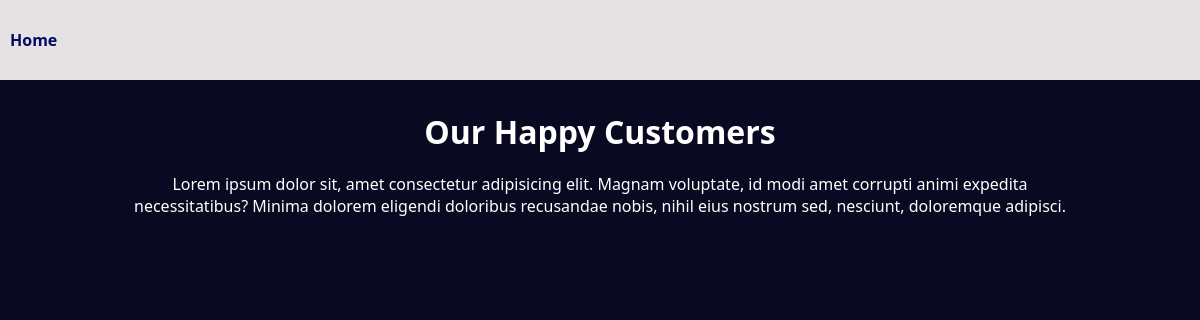
Page /feedback_page/ on the earlier database version.
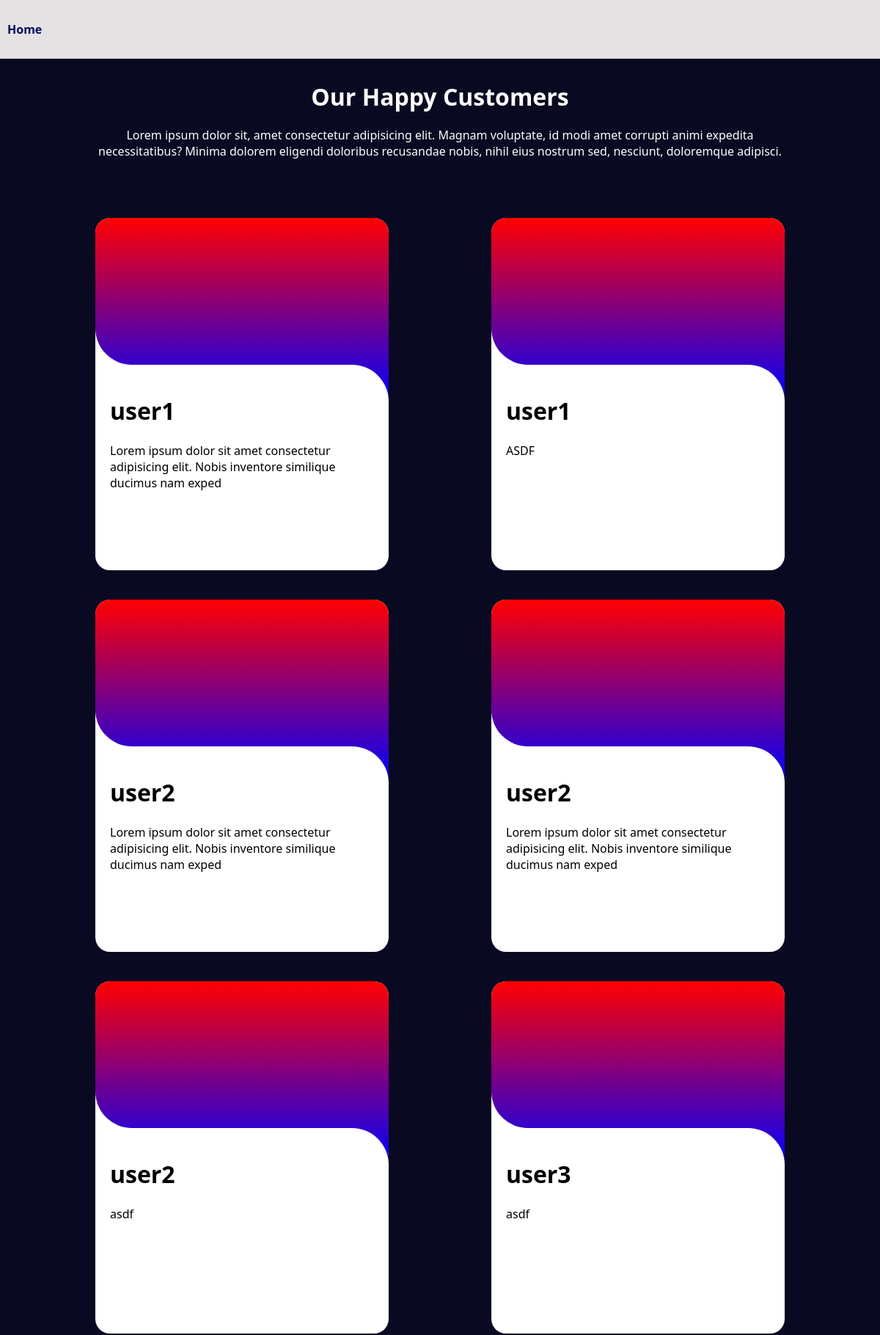
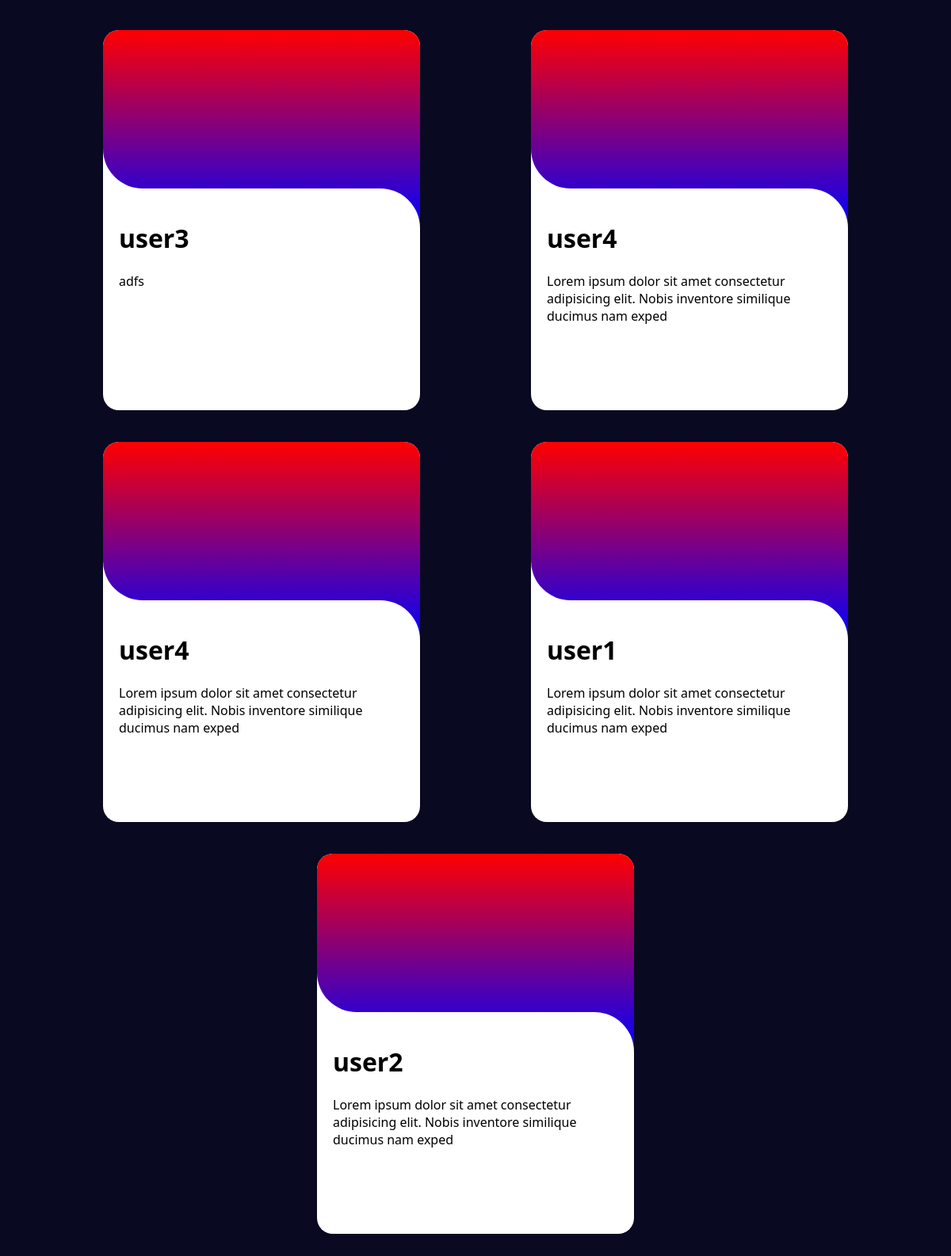
Same page on the later database version (2 pictures, top to bottom).
### admin_app/models.py (models this page shows, shortened)
class Feedback(models.Model):
  customer_name = models.CharField(max_length=25)
  feedback = models.CharField(max_length=250)

### admin_app/views.py (the view)
# urls.py: path('feedback_page/', feedback_page, name='feedback_page'),
def feedback_page(request):
  feedback_db = Feedback.objects.all()
  return render(request, 'feedback_page.html', {'feedback_db':feedback_db})

### templates/feedback_page.html (shortened to what this page needs)
<!DOCTYPE html>
<html lang="en">
  <head>
  </head>
  <body>
    <div class="feedback-container">
      <nav>
        <div class="nav">
          <a href="{% url 'admin_app:admin_page' %}">Home</a>
        </div>
      </nav>
      <div class="main-feedback-container">
        <div class="heading-container">
          <h1 class="happy-customers">Our Happy Customers</h1>
          <p class="happy-customers-p">
            Lorem ipsum dolor sit, amet consectetur adipisicing elit. Magnam
            voluptate, id modi amet corrupti animi expedita necessitatibus?
            Minima dolorem eligendi doloribus recusandae nobis, nihil eius
            nostrum sed, nesciunt, doloremque adipisci.
          </p>
        </div>
        <div class="card-container">
          {% for i in feedback_db %}
          <div class="card">
            <div class="top" id="top"></div>
            <div class="bottom">
              <div class="content">
                <h1>{{i.customer_name}}</h1>
                <p>{{i.feedback}}</p>
              </div>
            </div>
          </div>
          {% endfor %}
        </div>
      </div>
    </div>
  </body>
</html>

Differences in the rows shown:
added Feedback: customer_name "user1", feedback "Lorem ipsum dolor sit amet consectetur adipisicing elit. Nobis inventore similique ducimus nam exped"
added Feedback: customer_name "user1", feedback "ASDF"
added Feedback: customer_name "user2", feedback "Lorem ipsum dolor sit amet consectetur adipisicing elit. Nobis inventore similique ducimus nam exped"
added Feedback: customer_name "user2", feedback "Lorem ipsum dolor sit amet consectetur adipisicing elit. Nobis inventore similique ducimus nam exped"
added Feedback: customer_name "user2", feedback "asdf"
added Feedback: customer_name "user3", feedback "asdf"
added Feedback: customer_name "user3", feedback "adfs"
added Feedback: customer_name "user4", feedback "Lorem ipsum dolor sit amet consectetur adipisicing elit. Nobis inventore similique ducimus nam exped"
added Feedback: customer_name "user4", feedback "Lorem ipsum dolor sit amet consectetur adipisicing elit. Nobis inventore similique ducimus nam exped"
added Feedback: customer_name "user1", feedback "Lorem ipsum dolor sit amet consectetur adipisicing elit. Nobis inventore similique ducimus nam exped"
added Feedback: customer_name "user2", feedback "Lorem ipsum dolor sit amet consectetur adipisicing elit. Nobis inventore similique ducimus nam exped"
